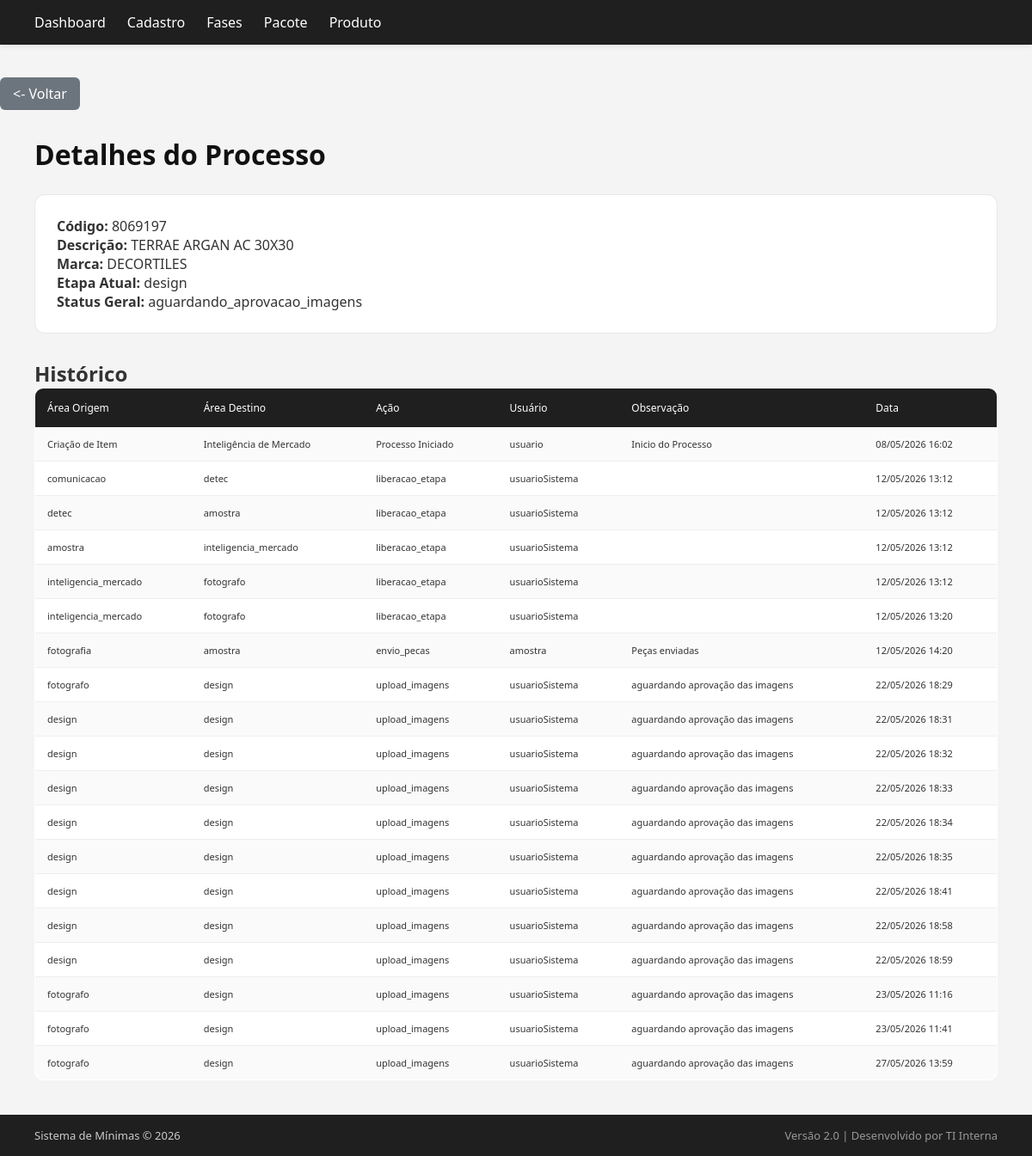
The page /includes/logs/detalhes.php?id=24 on the database its author committed.
### tables this page shows
CREATE TABLE `SM_itens_processos` (
  `id` int NOT NULL,
  `item_id` int NOT NULL,
  `etapa_atual` varchar(100) NOT NULL DEFAULT 'comunicacao_analise',
  `status_geral` enum('pendente','em_andamento','finalizado','reprovado','cancelado','enviado','preparando_envio','aguardando_aprovacao_imagens','retrabalhando_pendencias') NOT NULL,
  `iniciado_em` datetime NOT NULL DEFAULT CURRENT_TIMESTAMP,
  `finalizado_em` datetime DEFAULT NULL
);

CREATE TABLE `SM_cadastros_itens_minimas` (
  `id` int NOT NULL,
  `marca` varchar(60) NOT NULL,
  `categoria_pt_br` varchar(100) NOT NULL,
  `categoria_us` varchar(100) NOT NULL,
  `categoria_es` varchar(100) NOT NULL,
  `serie` varchar(60) NOT NULL,
  `tamanho_nominal` varchar(30) NOT NULL,
  `descricao` varchar(150) NOT NULL,
  `codigo_barras_cx` varchar(30) NOT NULL,
  `superficie_pt_br` varchar(60) NOT NULL,
  `superficie_us` varchar(60) NOT NULL,
  `superficie_es` varchar(60) NOT NULL,
  `junta_assentamento` double DEFAULT NULL,
  `abrasao_superficial` varchar(10) DEFAULT NULL,
  `variacao_tonalidade` varchar(20) DEFAULT NULL,
  `unidade_medida` varchar(20) NOT NULL,
  `pecas_caixa` int NOT NULL,
  `m2_caixa` decimal(10,2) NOT NULL,
  `peso_caixa` decimal(10,3) NOT NULL,
  `coeficiente_atrito` varchar(10) DEFAULT NULL,
  `espessura` decimal(10,1) NOT NULL,
  `grupo_absorcao` varchar(20) DEFAULT NULL,
  `item_ativo` tinyint(1) NOT NULL,
  `cor_pt_br` varchar(80) NOT NULL,
  `cor_us` varchar(80) NOT NULL,
  `cor_es` varchar(80) NOT NULL,
  `recomendado_uso` varchar(30) NOT NULL,
  `local_uso` varchar(120) DEFAULT NULL,
  `retificado` tinyint(1) NOT NULL DEFAULT '0',
  `polo` varchar(20) NOT NULL,
  `lancamento` tinyint(1) NOT NULL DEFAULT '0',
  `estilo` varchar(80) NOT NULL,
  `estilo_us` varchar(80) NOT NULL,
  `estilo_es` varchar(80) NOT NULL,
  `relevo` tinyint(1) NOT NULL,
  `rodape` tinyint(1) NOT NULL DEFAULT '0',
  `numeros_face` int NOT NULL,
  `tamanho_fabricacao` varchar(50) NOT NULL,
  `codigo_item` varchar(40) NOT NULL,
  `unidade_fabricacao` varchar(60) NOT NULL,
  `monocalibre` tinyint(1) DEFAULT NULL,
  `CicloLancamento` varchar(60) NOT NULL,
  `data_criacao` timestamp NOT NULL DEFAULT CURRENT_TIMESTAMP,
  `responsavel_carga` varchar(100) NOT NULL
);

CREATE TABLE `SM_itens_movimentacoes` (
  `id` int NOT NULL,
  `processo_id` int NOT NULL,
  `area_origem` varchar(100) NOT NULL,
  `area_destino` text NOT NULL,
  `acao` varchar(100) NOT NULL,
  `usuario` varchar(100) DEFAULT NULL,
  `observacao` text,
  `data_acao` datetime NOT NULL DEFAULT CURRENT_TIMESTAMP
);

### public/includes/logs/detalhes.php (the view, shortened to what this page needs)
<?php
require_once __DIR__ . '/../layout/header.php';
require_once __DIR__ . '/../layout/menu.php';
require_once __DIR__ . '/../../../config/conexao.php';
function e($valor) {
    return htmlspecialchars((string)($valor ?? ''));
}
$processo_id = filter_input(INPUT_GET, 'id', FILTER_VALIDATE_INT);
$sqlItem = "
SELECT
    i.codigo_item,
    i.descricao,
    i.tamanho_nominal,
    i.marca,
    p.etapa_atual,
    p.status_geral
FROM SM_itens_processos p
JOIN SM_cadastros_itens_minimas i ON i.id = p.item_id
WHERE p.id = :id
";
$stmtItem = $pdo->prepare($sqlItem);
$stmtItem->execute([':id' => $processo_id]);
$item = $stmtItem->fetch();
$sqlLog = "
SELECT area_origem, area_destino, acao, usuario, observacao, data_acao
FROM SM_itens_movimentacoes
WHERE processo_id = :id
ORDER BY data_acao ASC
";
$stmtLog = $pdo->prepare($sqlLog);
$stmtLog->execute([':id' => $processo_id]);
$logs = $stmtLog->fetchAll();
?>
<div style="text-align:left; margin-top:90px;">
  <a href="fases.php" class="btn btn-secondary"><- Voltar</a>
</div>
<div class="container" style="margin-top:-10px;">
    <h1>Detalhes do Processo</h1>
    <div class="card" style="margin-bottom:30px;">
        <strong>Código:</strong> <?= e($item['codigo_item']) ?><br>
        <strong>Descrição:</strong> <?= e($item['descricao']) . ' ' . e($item['tamanho_nominal']) ?><br>
        <strong>Marca:</strong> <?= e($item['marca']) ?><br>
        <strong>Etapa Atual:</strong> <?= e($item['etapa_atual']) ?><br>
        <strong>Status Geral:</strong> <?= e($item['status_geral']) ?>
    </div>
    <h2>Histórico</h2>
    <table>
        <tr>
            <th>Área Origem</th>
            <th>Área Destino</th>
            <th>Ação</th>
            <th>Usuário</th>
            <th>Observação</th>
            <th>Data</th>
        </tr>
        <?php foreach ($logs as $log): ?>
        <tr>
            <td><?= e($log['area_origem']) ?></td>
            <td><?= e($log['area_destino']) ?></td>
            <td><?= e($log['acao']) ?></td>
            <td><?= e($log['usuario']) ?></td>
            <td><?= e($log['observacao']) ?></td>
            <td><?= date('d/m/Y H:i', strtotime($log['data_acao'])) ?></td>
        </tr>
        <?php endforeach; ?>
    </table>
</div>
<?php require_once __DIR__ . '/../layout/footer.php'; ?>

### public/css/style.css (style rules this page uses)
* { margin: 0; padding: 0; box-sizing: border-box; }
.container { padding: 40px; flex: 1; margin-top: 40px; }
h1 { margin-bottom: 25px; font-weight: 600; color: #111; }
.btn-secondary { display: inline-block; background-color: #6c757d; color: #fff; padding: 8px 15px; border-radius: 6px; text-decoration: none; font-weight: 220; transition: all 0.3s ease; border: none; }
.card { flex: 1; background: #ffffff; padding: 25px; border-radius: 12px; border: 1px solid #e5e7eb; transition: 0.2s ease; }
table { width: 100%; border-collapse: collapse; background: #ffffff; border-radius: 10px; overflow: hidden; border: 1px solid #e5e7eb; }
th { background: #1f1f1f; color: white; padding: 14px; text-align: left; font-weight: 500; font-size: 12px; }
td { padding: 12px 14px; border-bottom: 1px solid #eee; font-size: 11px; }
tr:nth-child(even) { background-color: #fafafa; }

### rows shown on the page
sm_itens_processos: sm_cadastros_itens_minimas.codigo_item "8069197", sm_cadastros_itens_minimas.descricao "TERRAE ARGAN AC", sm_cadastros_itens_minimas.tamanho_nominal "30X30", sm_cadastros_itens_minimas.marca "DECORTILES", etapa_atual "design", status_geral "aguardando_aprovacao_imagens"
sm_itens_movimentacoes: area_origem "Criação de Item", area_destino "Inteligência de Mercado", acao "Processo Iniciado", usuario "usuario", observacao "Inicio do Processo", data_acao "08/05/2026 16:02"
sm_itens_movimentacoes: area_origem "comunicacao", area_destino "detec", acao "liberacao_etapa", usuario "usuarioSistema", data_acao "12/05/2026 13:12"
sm_itens_movimentacoes: area_origem "detec", area_destino "amostra", acao "liberacao_etapa", usuario "usuarioSistema", data_acao "12/05/2026 13:12"
sm_itens_movimentacoes: area_origem "amostra", area_destino "inteligencia_mercado", acao "liberacao_etapa", usuario "usuarioSistema", data_acao "12/05/2026 13:12"
sm_itens_movimentacoes: area_origem "inteligencia_mercado", area_destino "fotografo", acao "liberacao_etapa", usuario "usuarioSistema", data_acao "12/05/2026 13:12"
sm_itens_movimentacoes: area_origem "inteligencia_mercado", area_destino "fotografo", acao "liberacao_etapa", usuario "usuarioSistema", data_acao "12/05/2026 13:20"
sm_itens_movimentacoes: area_origem "fotografia", area_destino "amostra", acao "envio_pecas", usuario "amostra", observacao "Peças enviadas", data_acao "12/05/2026 14:20"
sm_itens_movimentacoes: area_origem "fotografo", area_destino "design", acao "upload_imagens", usuario "usuarioSistema", observacao "aguardando aprovação das imagens", data_acao "22/05/2026 18:29"
sm_itens_movimentacoes: area_origem "design", area_destino "design", acao "upload_imagens", usuario "usuarioSistema", observacao "aguardando aprovação das imagens", data_acao "22/05/2026 18:31"
sm_itens_movimentacoes: area_origem "design", area_destino "design", acao "upload_imagens", usuario "usuarioSistema", observacao "aguardando aprovação das imagens", data_acao "22/05/2026 18:32"
sm_itens_movimentacoes: area_origem "design", area_destino "design", acao "upload_imagens", usuario "usuarioSistema", observacao "aguardando aprovação das imagens", data_acao "22/05/2026 18:33"
sm_itens_movimentacoes: area_origem "design", area_destino "design", acao "upload_imagens", usuario "usuarioSistema", observacao "aguardando aprovação das imagens", data_acao "22/05/2026 18:34"
sm_itens_movimentacoes: area_origem "design", area_destino "design", acao "upload_imagens", usuario "usuarioSistema", observacao "aguardando aprovação das imagens", data_acao "22/05/2026 18:35"
sm_itens_movimentacoes: area_origem "design", area_destino "design", acao "upload_imagens", usuario "usuarioSistema", observacao "aguardando aprovação das imagens", data_acao "22/05/2026 18:41"
sm_itens_movimentacoes: area_origem "design", area_destino "design", acao "upload_imagens", usuario "usuarioSistema", observacao "aguardando aprovação das imagens", data_acao "22/05/2026 18:58"
sm_itens_movimentacoes: area_origem "design", area_destino "design", acao "upload_imagens", usuario "usuarioSistema", observacao "aguardando aprovação das imagens", data_acao "22/05/2026 18:59"
sm_itens_movimentacoes: area_origem "fotografo", area_destino "design", acao "upload_imagens", usuario "usuarioSistema", observacao "aguardando aprovação das imagens", data_acao "23/05/2026 11:16"
sm_itens_movimentacoes: area_origem "fotografo", area_destino "design", acao "upload_imagens", usuario "usuarioSistema", observacao "aguardando aprovação das imagens", data_acao "23/05/2026 11:41"
sm_itens_movimentacoes: area_origem "fotografo", area_destino "design", acao "upload_imagens", usuario "usuarioSistema", observacao "aguardando aprovação das imagens", data_acao "27/05/2026 13:59"
